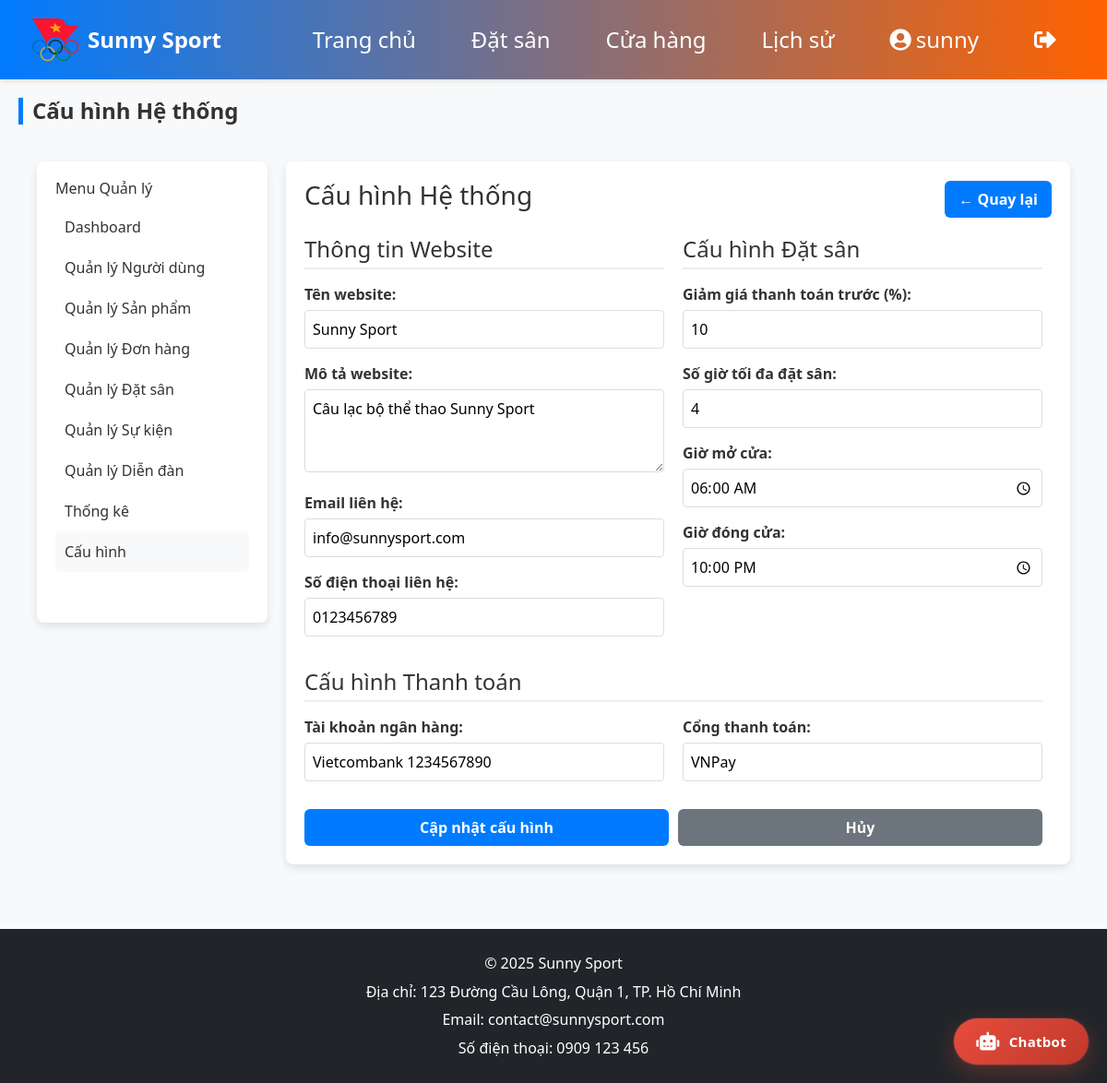
Page /admin_edit_settings.php (signed in) on the committed database.
### tables this page shows
CREATE TABLE `settings` (
  `setting_id` int(11) NOT NULL COMMENT 'Mã cấu hình',
  `setting_key` varchar(100) NOT NULL COMMENT 'Khóa cấu hình',
  `setting_value` text DEFAULT NULL COMMENT 'Giá trị cấu hình',
  `description` text DEFAULT NULL COMMENT 'Mô tả cấu hình',
  `updated_at` timestamp NOT NULL DEFAULT current_timestamp() ON UPDATE current_timestamp() COMMENT 'Thời gian cập nhật'
);

### admin_edit_settings.php (the view, shortened to what this page needs)
<?php
include 'config/database.php';
$stmt = $conn->prepare("SELECT * FROM settings ORDER BY setting_id");
$stmt->execute();
$result = $stmt->get_result();
$settings = [];
while ($row = $result->fetch_assoc()) {
    $settings[$row['setting_key']] = $row;
}
include 'includes/header.php';
?>
<h2 class="section-title">Cấu hình Hệ thống</h2>
<div class="shop-container" style="display:flex; gap:20px; align-items:flex-start; padding:20px;">
    <div class="product-filter" style="background:white; padding:20px; border-radius:8px; box-shadow:0 4px 10px rgba(0,0,0,0.1); width:250px; min-height:500px;">
        <h3 style="font-size:16px; color:#333;">Menu Quản lý</h3>
        <ul style="list-style:none; padding:0;">
            <li><a href="admin.php?section=dashboard" style="display:block; padding:10px; color:#333; text-decoration:none;">Dashboard</a></li>
            <li><a href="admin.php?section=users" style="display:block; padding:10px; color:#333; text-decoration:none;">Quản lý Người dùng</a></li>
            <li><a href="admin.php?section=products" style="display:block; padding:10px; color:#333; text-decoration:none;">Quản lý Sản phẩm</a></li>
            <li><a href="admin.php?section=orders" style="display:block; padding:10px; color:#333; text-decoration:none;">Quản lý Đơn hàng</a></li>
            <li><a href="admin.php?section=bookings" style="display:block; padding:10px; color:#333; text-decoration:none;">Quản lý Đặt sân</a></li>
            <li><a href="admin.php?section=events" style="display:block; padding:10px; color:#333; text-decoration:none;">Quản lý Sự kiện</a></li>
            <li><a href="admin.php?section=forum" style="display:block; padding:10px; color:#333; text-decoration:none;">Quản lý Diễn đàn</a></li>
            <li><a href="admin.php?section=stats" style="display:block; padding:10px; color:#333; text-decoration:none;">Thống kê</a></li>
            <li><a href="admin.php?section=settings" style="display:block; padding:10px; color:#333; text-decoration:none; background:#f8f9fa; border-radius:6px;">Cấu hình</a></li>
        </ul>
    </div>
    <div class="admin-content" style="flex:1; background:white; padding:20px; border-radius:8px; box-shadow:0 4px 10px rgba(0,0,0,0.1);">
        <div style="display:flex; justify-content:space-between; align-items:center; margin-bottom:20px;">
            <h3>Cấu hình Hệ thống</h3>
            <a href="admin.php?section=settings" class="filter-submit" style="text-decoration:none;">← Quay lại</a>
        </div>
        <form method="post" style="max-width:800px;">
            <div style="display:grid; grid-template-columns:1fr 1fr; gap:20px;">
                <div>
                    <h4 style="margin-bottom:15px; color:#333; border-bottom:2px solid #eee; padding-bottom:5px;">Thông tin Website</h4>
                    <div style="margin-bottom:15px;">
                        <label style="display:block; margin-bottom:5px; font-weight:600;">Tên website:</label>
                        <input type="text" name="settings[site_name]" value="<?php echo htmlspecialchars($settings['site_name']['setting_value'] ?? ''); ?>" required style="width:100%; padding:8px; border:1px solid #ddd; border-radius:4px;">
                    </div>
                    <div style="margin-bottom:15px;">
                        <label style="display:block; margin-bottom:5px; font-weight:600;">Mô tả website:</label>
                        <textarea name="settings[site_description]" rows="3" style="width:100%; padding:8px; border:1px solid #ddd; border-radius:4px;"><?php echo htmlspecialchars($settings['site_description']['setting_value'] ?? ''); ?></textarea>
                    </div>
                    <div style="margin-bottom:15px;">
                        <label style="display:block; margin-bottom:5px; font-weight:600;">Email liên hệ:</label>
                        <input type="email" name="settings[contact_email]" value="<?php echo htmlspecialchars($settings['contact_email']['setting_value'] ?? ''); ?>" style="width:100%; padding:8px; border:1px solid #ddd; border-radius:4px;">
                    </div>
                    <div style="margin-bottom:15px;">
                        <label style="display:block; margin-bottom:5px; font-weight:600;">Số điện thoại liên hệ:</label>
                        <input type="tel" name="settings[contact_phone]" value="<?php echo htmlspecialchars($settings['contact_phone']['setting_value'] ?? ''); ?>" style="width:100%; padding:8px; border:1px solid #ddd; border-radius:4px;">
                    </div>
                </div>
                <div>
                    <h4 style="margin-bottom:15px; color:#333; border-bottom:2px solid #eee; padding-bottom:5px;">Cấu hình Đặt sân</h4>
                    <div style="margin-bottom:15px;">
                        <label style="display:block; margin-bottom:5px; font-weight:600;">Giảm giá thanh toán trước (%):</label>
                        <input type="number" name="settings[booking_discount]" value="<?php echo $settings['booking_discount']['setting_value'] ?? '10'; ?>" min="0" max="50" style="width:100%; padding:8px; border:1px solid #ddd; border-radius:4px;">
                    </div>
                    <div style="margin-bottom:15px;">
                        <label style="display:block; margin-bottom:5px; font-weight:600;">Số giờ tối đa đặt sân:</label>
                        <input type="number" name="settings[max_booking_hours]" value="<?php echo $settings['max_booking_hours']['setting_value'] ?? '4'; ?>" min="1" max="8" style="width:100%; padding:8px; border:1px solid #ddd; border-radius:4px;">
                    </div>
                    <div style="margin-bottom:15px;">
                        <label style="display:block; margin-bottom:5px; font-weight:600;">Giờ mở cửa:</label>
                        <input type="time" name="settings[opening_hour]" value="<?php echo $settings['opening_hour']['setting_value'] ?? '06:00'; ?>" style="width:100%; padding:8px; border:1px solid #ddd; border-radius:4px;">
                    </div>
                    <div style="margin-bottom:15px;">
                        <label style="display:block; margin-bottom:5px; font-weight:600;">Giờ đóng cửa:</label>
                        <input type="time" name="settings[closing_hour]" value="<?php echo $settings['closing_hour']['setting_value'] ?? '22:00'; ?>" style="width:100%; padding:8px; border:1px solid #ddd; border-radius:4px;">
                    </div>
                </div>
            </div>
            <div style="margin-top:20px;">
                <h4 style="margin-bottom:15px; color:#333; border-bottom:2px solid #eee; padding-bottom:5px;">Cấu hình Thanh toán</h4>
                <div style="display:grid; grid-template-columns:1fr 1fr; gap:20px;">
                    <div>
                        <label style="display:block; margin-bottom:5px; font-weight:600;">Tài khoản ngân hàng:</label>
                        <input type="text" name="settings[bank_account]" value="<?php echo htmlspecialchars($settings['bank_account']['setting_value'] ?? ''); ?>" style="width:100%; padding:8px; border:1px solid #ddd; border-radius:4px;">
                    </div>
                    <div>
                        <label style="display:block; margin-bottom:5px; font-weight:600;">Cổng thanh toán:</label>
                        <input type="text" name="settings[payment_gateway]" value="<?php echo htmlspecialchars($settings['payment_gateway']['setting_value'] ?? ''); ?>" style="width:100%; padding:8px; border:1px solid #ddd; border-radius:4px;">
                    </div>
                </div>
            </div>
            <div style="margin-top:30px; display:flex; gap:10px;">
                <button type="submit" class="filter-submit" style="flex:1;">Cập nhật cấu hình</button>
                <a href="admin.php?section=settings" class="filter-submit" style="flex:1; text-align:center; text-decoration:none; background:#6c757d;">Hủy</a>
            </div>
        </form>
    </div>
</div>
<?php include 'includes/footer.php'; ?>

### includes/header.php (style rules this page uses)
* { margin:0; padding:0; box-sizing: border-box; }
body { font-family: "Segoe UI", sans-serif; background: #f8f9fa; color: #333; }
.section-title { font-size: 24px; font-weight: bold; margin-bottom: 15px; color: #007bff; border-left: 5px solid #007bff; padding-left: 10px; }
label { display: block; margin-bottom: 5px; font-weight: 500; }
input, select, button { width: 100%; padding: 10px; border: 1px solid #ddd; border-radius: 6px; }
button { background: #007bff; color: white; border: none; cursor: pointer; }

### admin_edit_settings.php (style rules this page uses)
.section-title { font-size:24px; color:#333; margin-bottom:20px; }
.product-filter h3 { font-size:16px; color:#333; margin-bottom:10px; }
.filter-submit { background:#007bff; color:white; padding:8px 15px; border:none; border-radius:6px; font-weight:600; cursor:pointer; text-align:center; }

### rows in the picture
settings: setting_value "Sunny Sport"
settings: setting_value "Câu lạc bộ thể thao Sunny Sport"
settings: setting_value "info@sunnysport.com"
settings: setting_value "0123456789"
settings: setting_value "10"
settings: setting_value "4"
settings: setting_value "06:00"
settings: setting_value "22:00"
settings: setting_value "Vietcombank 1234567890"
settings: setting_value "VNPay"

### other values in the picture
$_SESSION['username'] "sunny"
